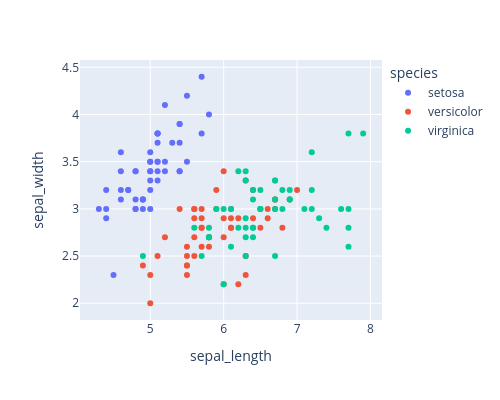

This figure's notebook cell:
### Code cell
# Add extra columns to the hover tooltip
fig = px.scatter(df, x="sepal_length", y="sepal_width", color='species',
                 width=500, height=400,
                 hover_data=['petal_length', 'petal_width'])
fig.show()

### Figure 1 — Plotly figure (JSON) as saved in the notebook; plotly's stock layout.template omitted (floating-point values rounded to 4 significant figures)
{"data": [{"customdata": [[1.4, 0.2], [1.4, 0.2], [1.3, 0.2], [1.5, 0.2], [1.4, 0.2], [1.7, 0.4], [1.4, 0.3], [1.5, 0.2], [1.4, 0.2], [1.5, 0.1], [1.5, 0.2], [1.6, 0.2], [1.4, 0.1], [1.1, 0.1], [1.2, 0.2], [1.5, 0.4], [1.3, 0.4], [1.4, 0.3], [1.7, 0.3], [1.5, 0.3], [1.7, 0.2], [1.5, 0.4], [1.0, 0.2], [1.7, 0.5], [1.9, 0.2], [1.6, 0.2], [1.6, 0.4], [1.5, 0.2], [1.4, 0.2], [1.6, 0.2], [1.6, 0.2], [1.5, 0.4], [1.5, 0.1], [1.4, 0.2], [1.5, 0.1], [1.2, 0.2], [1.3, 0.2], [1.5, 0.1], [1.3, 0.2], [1.5, 0.2], [1.3, 0.3], [1.3, 0.3], [1.3, 0.2], [1.6, 0.6], [1.9, 0.4], [1.4, 0.3], [1.6, 0.2], [1.4, 0.2], [1.5, 0.2], [1.4, 0.2]], "hovertemplate": "species=setosa<br>sepal_length=%{x}<br>sepal_width=%{y}<br>petal_length=%{customdata[0]}<br>petal_width=%{customdata[1]}<extra></extra>", "legendgroup": "setosa", "marker": {"color": "#636efa", "symbol": "circle"}, "mode": "markers", "name": "setosa", "orientation": "v", "showlegend": true, "type": "scatter", "x": [5.1, 4.9, 4.7, 4.6, 5.0, 5.4, 4.6, 5.0, 4.4, 4.9, 5.4, 4.8, 4.8, 4.3, 5.8, 5.7, 5.4, 5.1, 5.7, 5.1, 5.4, 5.1, 4.6, 5.1, 4.8, 5.0, 5.0, 5.2, 5.2, 4.7, 4.8, 5.4, 5.2, 5.5, 4.9, 5.0, 5.5, 4.9, 4.4, 5.1, 5.0, 4.5, 4.4, 5.0, 5.1, 4.8, 5.1, 4.6, 5.3, 5.0], "xaxis": "x", "y": [3.5, 3.0, 3.2, 3.1, 3.6, 3.9, 3.4, 3.4, 2.9, 3.1, 3.7, 3.4, 3.0, 3.0, 4.0, 4.4, 3.9, 3.5, 3.8, 3.8, 3.4, 3.7, 3.6, 3.3, 3.4, 3.0, 3.4, 3.5, 3.4, 3.2, 3.1, 3.4, 4.1, 4.2, 3.1, 3.2, 3.5, 3.1, 3.0, 3.4, 3.5, 2.3, 3.2, 3.5, 3.8, 3.0, 3.8, 3.2, 3.7, 3.3], "yaxis": "y"}, {"customdata": [[4.7, 1.4], [4.5, 1.5], [4.9, 1.5], [4.0, 1.3], [4.6, 1.5], [4.5, 1.3], [4.7, 1.6], [3.3, 1.0], [4.6, 1.3], [3.9, 1.4], [3.5, 1.0], [4.2, 1.5], [4.0, 1.0], [4.7, 1.4], [3.6, 1.3], [4.4, 1.4], [4.5, 1.5], [4.1, 1.0], [4.5, 1.5], [3.9, 1.1], [4.8, 1.8], [4.0, 1.3], [4.9, 1.5], [4.7, 1.2], [4.3, 1.3], [4.4, 1.4], [4.8, 1.4], [5.0, 1.7], [4.5, 1.5], [3.5, 1.0], [3.8, 1.1], [3.7, 1.0], [3.9, 1.2], [5.1, 1.6], [4.5, 1.5], [4.5, 1.6], [4.7, 1.5], [4.4, 1.3], [4.1, 1.3], [4.0, 1.3], [4.4, 1.2], [4.6, 1.4], [4.0, 1.2], [3.3, 1.0], [4.2, 1.3], [4.2, 1.2], [4.2, 1.3], [4.3, 1.3], [3.0, 1.1], [4.1, 1.3]], "hovertemplate": "species=versicolor<br>sepal_length=%{x}<br>sepal_width=%{y}<br>petal_length=%{customdata[0]}<br>petal_width=%{customdata[1]}<extra></extra>", "legendgroup": "versicolor", "marker": {"color": "#EF553B", "symbol": "circle"}, "mode": "markers", "name": "versicolor", "orientation": "v", "showlegend": true, "type": "scatter", "x": [7.0, 6.4, 6.9, 5.5, 6.5, 5.7, 6.3, 4.9, 6.6, 5.2, 5.0, 5.9, 6.0, 6.1, 5.6, 6.7, 5.6, 5.8, 6.2, 5.6, 5.9, 6.1, 6.3, 6.1, 6.4, 6.6, 6.8, 6.7, 6.0, 5.7, 5.5, 5.5, 5.8, 6.0, 5.4, 6.0, 6.7, 6.3, 5.6, 5.5, 5.5, 6.1, 5.8, 5.0, 5.6, 5.7, 5.7, 6.2, 5.1, 5.7], "xaxis": "x", "y": [3.2, 3.2, 3.1, 2.3, 2.8, 2.8, 3.3, 2.4, 2.9, 2.7, 2.0, 3.0, 2.2, 2.9, 2.9, 3.1, 3.0, 2.7, 2.2, 2.5, 3.2, 2.8, 2.5, 2.8, 2.9, 3.0, 2.8, 3.0, 2.9, 2.6, 2.4, 2.4, 2.7, 2.7, 3.0, 3.4, 3.1, 2.3, 3.0, 2.5, 2.6, 3.0, 2.6, 2.3, 2.7, 3.0, 2.9, 2.9, 2.5, 2.8], "yaxis": "y"}, {"customdata": [[6.0, 2.5], [5.1, 1.9], [5.9, 2.1], [5.6, 1.8], [5.8, 2.2], [6.6, 2.1], [4.5, 1.7], [6.3, 1.8], [5.8, 1.8], [6.1, 2.5], [5.1, 2.0], [5.3, 1.9], [5.5, 2.1], [5.0, 2.0], [5.1, 2.4], [5.3, 2.3], [5.5, 1.8], [6.7, 2.2], [6.9, 2.3], [5.0, 1.5], [5.7, 2.3], [4.9, 2.0], [6.7, 2.0], [4.9, 1.8], [5.7, 2.1], [6.0, 1.8], [4.8, 1.8], [4.9, 1.8], [5.6, 2.1], [5.8, 1.6], [6.1, 1.9], [6.4, 2.0], [5.6, 2.2], [5.1, 1.5], [5.6, 1.4], [6.1, 2.3], [5.6, 2.4], [5.5, 1.8], [4.8, 1.8], [5.4, 2.1], [5.6, 2.4], [5.1, 2.3], [5.1, 1.9], [5.9, 2.3], [5.7, 2.5], [5.2, 2.3], [5.0, 1.9], [5.2, 2.0], [5.4, 2.3], [5.1, 1.8]], "hovertemplate": "species=virginica<br>sepal_length=%{x}<br>sepal_width=%{y}<br>petal_length=%{customdata[0]}<br>petal_width=%{customdata[1]}<extra></extra>", "legendgroup": "virginica", "marker": {"color": "#00cc96", "symbol": "circle"}, "mode": "markers", "name": "virginica", "orientation": "v", "showlegend": true, "type": "scatter", "x": [6.3, 5.8, 7.1, 6.3, 6.5, 7.6, 4.9, 7.3, 6.7, 7.2, 6.5, 6.4, 6.8, 5.7, 5.8, 6.4, 6.5, 7.7, 7.7, 6.0, 6.9, 5.6, 7.7, 6.3, 6.7, 7.2, 6.2, 6.1, 6.4, 7.2, 7.4, 7.9, 6.4, 6.3, 6.1, 7.7, 6.3, 6.4, 6.0, 6.9, 6.7, 6.9, 5.8, 6.8, 6.7, 6.7, 6.3, 6.5, 6.2, 5.9], "xaxis": "x", "y": [3.3, 2.7, 3.0, 2.9, 3.0, 3.0, 2.5, 2.9, 2.5, 3.6, 3.2, 2.7, 3.0, 2.5, 2.8, 3.2, 3.0, 3.8, 2.6, 2.2, 3.2, 2.8, 2.8, 2.7, 3.3, 3.2, 2.8, 3.0, 2.8, 3.0, 2.8, 3.8, 2.8, 2.8, 2.6, 3.0, 3.4, 3.1, 3.0, 3.1, 3.1, 3.1, 2.7, 3.2, 3.3, 3.0, 2.5, 3.0, 3.4, 3.0], "yaxis": "y"}], "layout": {"height": 400, "legend": {"title": {"text": "species"}, "tracegroupgap": 0}, "margin": {"t": 60}, "width": 500, "xaxis": {"anchor": "y", "domain": [0, 1], "title": {"text": "sepal_length"}}, "yaxis": {"anchor": "x", "domain": [0, 1], "title": {"text": "sepal_width"}}}}
